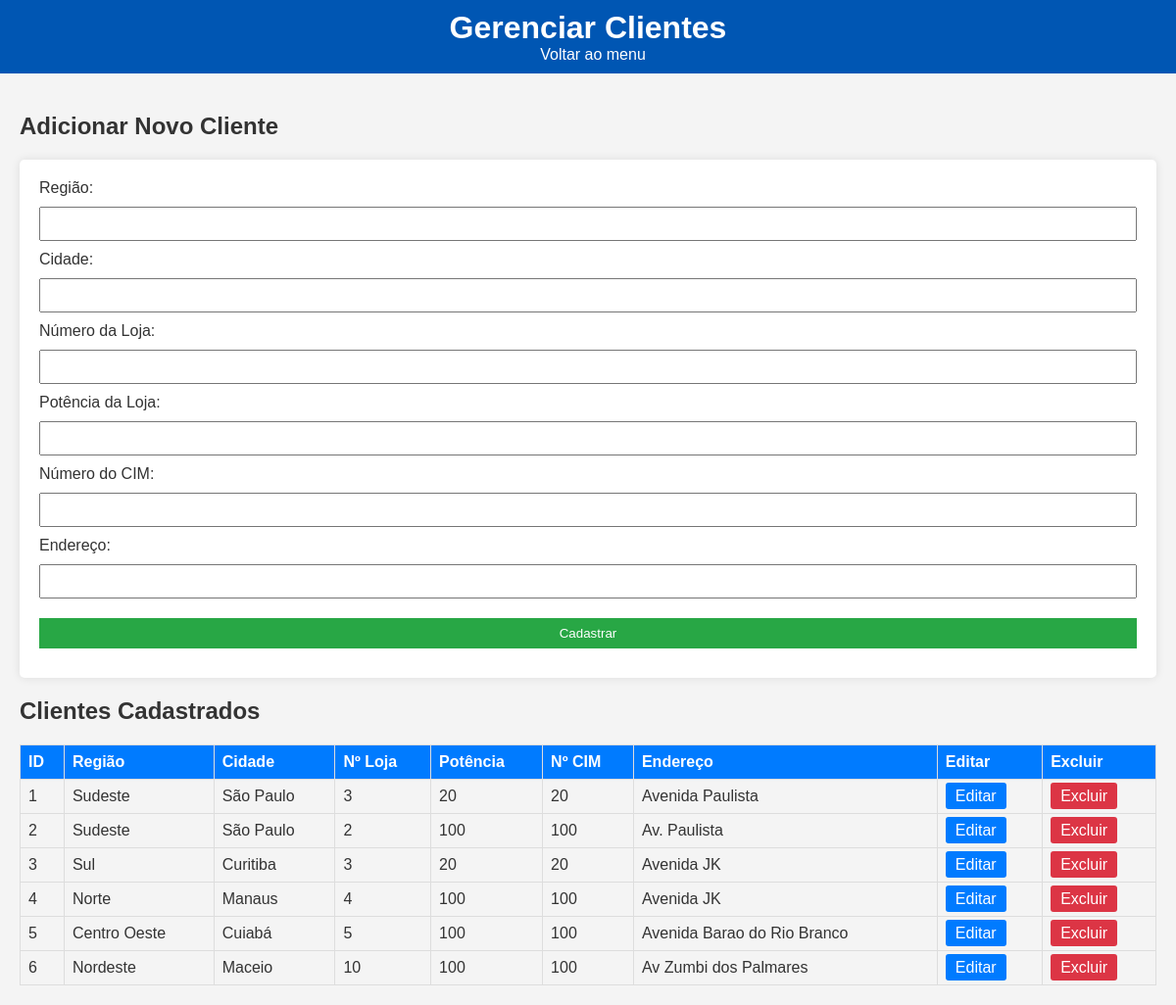
Screenshot of /clientes with the database file from the repository.
### tables this page shows
CREATE TABLE clientes (
                 id INTEGER PRIMARY KEY,
                 regiao TEXT,
                 cidade TEXT,
                 num_loja TEXT,
                 potencia_loja TEXT,
                 num_cim TEXT,
                 endereco TEXT);

### app.py (the view, shortened to what this page needs)
@app.route('/clientes', methods=['GET', 'POST'])
def clientes():
    conn = sqlite3.connect('gestao.db')
    c = conn.cursor()
    c.execute("SELECT * FROM clientes")
    clientes_list = c.fetchall()
    conn.close()
    return render_template('clientes.html', clientes=clientes_list)

### templates/clientes.html (shortened to what this page needs)
<!DOCTYPE html>
<html lang="pt-BR">
<head>
    <link rel="stylesheet" href="{{ url_for('static', filename='style.css') }}">
</head>
<body>
    <header>
        <h1>Gerenciar Clientes</h1>
        <a href="/" class="back-btn">Voltar ao menu</a>
    </header>
    <main>
        <h2>Adicionar Novo Cliente</h2>
        <form  method="POST">
            <label for="regiao">Região:</label>
            <input type="text" id="regiao" name="regiao" required aria-required="true"><br>
            <label for="cidade">Cidade:</label>
            <input type="text" id="cidade" name="cidade" required aria-required="true"><br>
            <label for="num_loja">Número da Loja:</label>
            <input type="text" id="num_loja" name="num_loja" required aria-required="true"><br>
            <label for="potencia_loja">Potência da Loja:</label>
            <input type="text" id="potencia_loja" name="potencia_loja" required aria-required="true"><br>
            <label for="num_cim">Número do CIM:</label>
            <input type="text" id="num_cim" name="num_cim" required aria-required="true"><br>
            <label for="endereco">Endereço:</label>
            <input type="text" id="endereco" name="endereco" required aria-required="true"><br>
            <button type="submit">Cadastrar</button>
        </form>
        <h2>Clientes Cadastrados</h2>
        <table>
            <tr>
                <th>ID</th>
                <th>Região</th>
                <th>Cidade</th>
                <th>Nº Loja</th>
                <th>Potência</th>
                <th>Nº CIM</th>
                <th>Endereço</th>
                <th>Editar</th>
                <th>Excluir</th>
            </tr>
            {% for cliente in clientes %}
            <tr>
                <td>{{ cliente[0] }}</td>
                <td>{{ cliente[1] }}</td>
                <td>{{ cliente[2] }}</td>
                <td>{{ cliente[3] }}</td>
                <td>{{ cliente[4] }}</td>
                <td>{{ cliente[5] }}</td>
                <td>{{ cliente[6] }}</td>
                <td><a href="{{ url_for('editar_cliente', id=cliente[0]) }}" class="btn-edit">Editar</a></td>
                <td><a href="{{ url_for('delete_cliente', id=cliente[0]) }}" class="btn-delete" onclick="return confirm('Tem certeza?');">Excluir</a></td>
            </tr>
            {% endfor %}
        </table>
    </main>
</body>
</html>

### static/style.css (style rules this page uses)
body { font-family: Arial, sans-serif; background-color: #f4f4f4; color: #333; margin: 0; padding: 0; }
header { background: #0056b3; color: white; padding: 10px; text-align: center; }
header h1 { margin: 0; }
.back-btn { color: white; text-decoration: none; margin-left: 10px; }
main { padding: 20px; }
form { background: white; padding: 20px; border-radius: 5px; box-shadow: 0 0 10px rgba(0,0,0,0.1); }
input, button { margin: 10px 0; padding: 8px; width: 100%; box-sizing: border-box; }
button { background: #28a745; color: white; border: none; cursor: pointer; }
table { width: 100%; border-collapse: collapse; margin-top: 20px; }
th, td { border: 1px solid #ddd; padding: 8px; text-align: left; }
th { background: #007bff; color: white; }
:root { --contrast-ratio: 4.5; }
.btn-edit { padding: 5px 10px; background-color: #007bff; color: white; text-decoration: none; border-radius: 3px; }
.btn-delete { padding: 5px 10px; background-color: #dc3545; color: white; text-decoration: none; border-radius: 3px; }

### rows the page displays
clientes: id "1", regiao "Sudeste", cidade "São Paulo", num_loja "3", potencia_loja "20", num_cim "20", endereco "Avenida Paulista"
clientes: id "2", regiao "Sudeste", cidade "São Paulo", num_loja "2", potencia_loja "100", num_cim "100", endereco "Av. Paulista"
clientes: id "3", regiao "Sul", cidade "Curitiba", num_loja "3", potencia_loja "20", num_cim "20", endereco "Avenida JK"
clientes: id "4", regiao "Norte", cidade "Manaus", num_loja "4", potencia_loja "100", num_cim "100", endereco "Avenida JK"
clientes: id "5", regiao "Centro Oeste", cidade "Cuiabá", num_loja "5", potencia_loja "100", num_cim "100", endereco "Avenida Barao do Rio Branco"
clientes: id "6", regiao "Nordeste", cidade "Maceio", num_loja "10", potencia_loja "100", num_cim "100", endereco "Av Zumbi dos Palmares"
